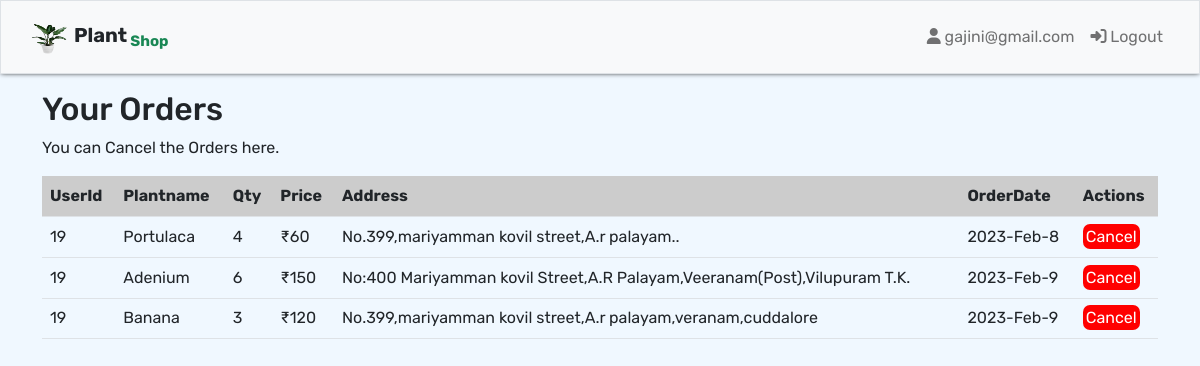
The page /myOrders.php (signed in) on the database its author committed.
### tables this page shows
CREATE TABLE `orders` (
  `order_id` int(11) NOT NULL,
  `user_id` varchar(100) NOT NULL,
  `uemail` varchar(100) NOT NULL,
  `pid` int(19) NOT NULL,
  `pname_ord` varchar(100) NOT NULL,
  `qty_ord` varchar(200) NOT NULL,
  `price_ord` varchar(300) NOT NULL,
  `phone_ord` varchar(300) NOT NULL,
  `address_ord` varchar(300) NOT NULL,
  `order_date` varchar(200) NOT NULL
);

### myOrders.php (the view, shortened to what this page needs)
<!DOCTYPE html>
<html lang="en">
<head>
  <link rel="stylesheet" href=".\css\bootstrap.min.css">
    <link rel="stylesheet" href=".\css\bootstrap-icons.css">
    <link rel="stylesheet" href=".\css\font-awesome.min.css">
    <link rel="stylesheet" href=".\css\style.css">
  <link rel="stylesheet" href="https://cdnjs.cloudflare.com/ajax/libs/font-awesome/6.2.1/css/all.min.css" />
</head>
<body>
<?php include "header.php"; ?>
<div class="container mt-3">
<h2>Your Orders</h2>
    <p>You can Cancel the Orders here.</p>
    <table width='100%' border=0 class="table mt-3" cellpadding=2>
    <tr bgcolor='#CCCCCC'>
    <th>UserId</th>
        <th>Plantname</th>
        <th>Qty</th>
        <th>Price</th>
        <th>Address</th>
        <th>OrderDate</th>
        <th>Actions</th>
    </tr>
<?php
    $servername='localhost';
    $username='root';
    $password='';
    $dbname = 'plantshop';
    $conn=mysqli_connect($servername,$username,$password,$dbname);
        if(count($_SESSION) > 0){
     $userid= $_SESSION['uid'];
     $sql = "SELECT * FROM orders WHERE user_id='$userid'";
	 $data = mysqli_query($conn, $sql);
	if ($data->num_rows > 0) {
  while($row = $data->fetch_assoc()) {
    echo "<tr>";
        echo "<td>".$row['user_id']."</td>";
        echo "<td>".$row['pname_ord']."</td>";
        echo "<td>".$row['qty_ord']."</td>";
        echo "<td>₹".$row['price_ord']."</td>";
        echo "<td>".$row['address_ord']."</td>";
        echo "<td>".$row['order_date']."</td>";
        echo "<td><a href=\"cancelOrder.php?pid=$row[pid]\" onClick=\"return confirm('Are you sure you want to Cancel?')\">Cancel</a></td>";
        echo "<tr>";
    }
  }
   else {
  echo '<h3 class="mt-4 text-center">0 Orders</h3>';
}
}
else{
    echo "<script>
    window.alert(' Please Login First!')
    window.location.href='login.php';
       </script>";
}
?>
</div>
</body>
</html>

### css/style.css (style rules this page uses)
body { font-family: 'Rubik', sans-serif; background-color:aliceblue; }

### myOrders.php (style rules this page uses)
td a { color:white; text-decoration: none; background-color:red; padding:3px; border-radius:7px; }

### rows shown on the page
orders: user "19", pname_ord "Portulaca", qty_ord "4", price_ord "60", address_ord "No.399,mariyamman kovil street,A.r palayam..", order_date "2023-Feb-8"
orders: user "19", pname_ord "Adenium", qty_ord "6", price_ord "150", address_ord "No:400 Mariyamman kovil Street,A.R Palayam,Veeranam(Post),Vilupuram T.K.", order_date "2023-Feb-9"
orders: user "19", pname_ord "Banana", qty_ord "3", price_ord "120", address_ord "No.399,mariyamman kovil street,A.r palayam,veranam,cuddalore", order_date "2023-Feb-9"

### other values the page prints
$_SESSION["username"] "gajini@gmail.com"
